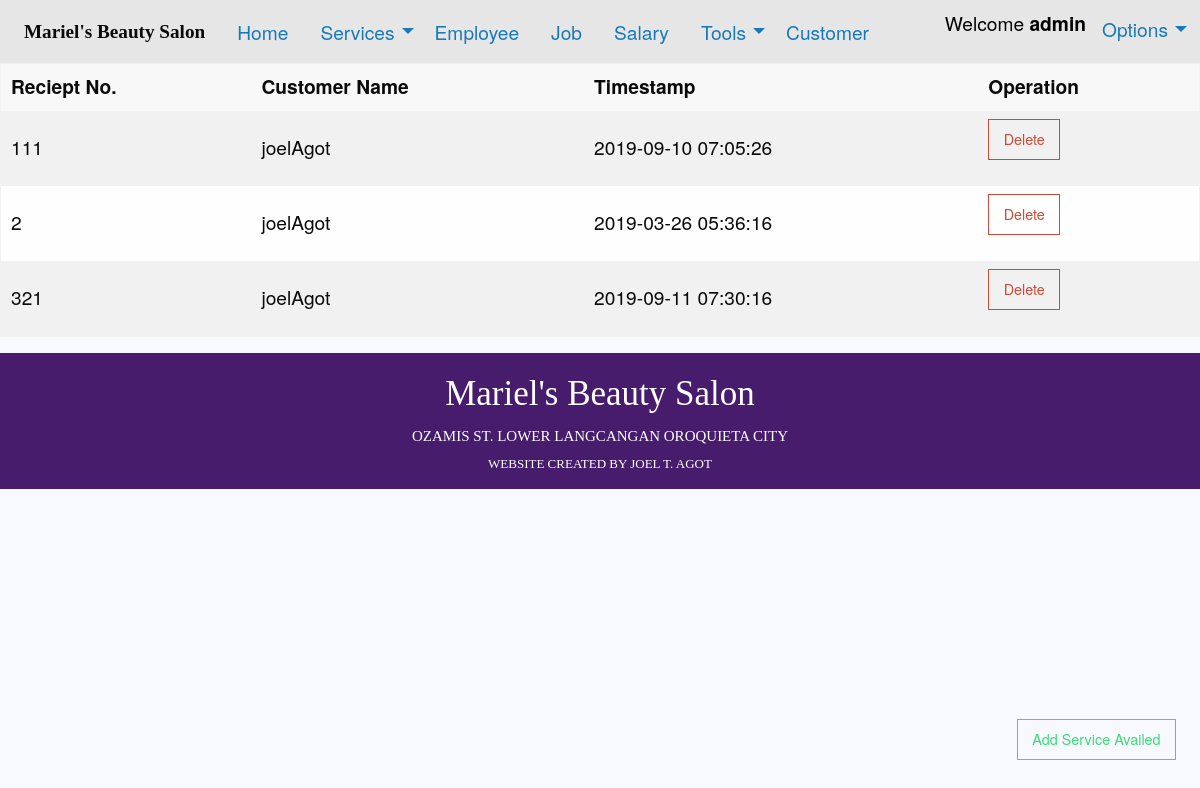
Page /service_availed.php (signed in) on the committed database.
### tables this page shows
CREATE TABLE `services_availed` (
  `reciept_no` varchar(30) NOT NULL,
  `customer_id` varchar(30) NOT NULL,
  `timestamp` timestamp NOT NULL DEFAULT current_timestamp() ON UPDATE current_timestamp()
);

CREATE TABLE `customer` (
  `customer_id` varchar(30) NOT NULL,
  `first_name` varchar(30) NOT NULL,
  `middle_name` varchar(30) NOT NULL,
  `last_name` varchar(30) NOT NULL,
  `Contact_no.` varchar(20) NOT NULL,
  `purok` varchar(30) NOT NULL,
  `barangay` varchar(30) NOT NULL,
  `city` varchar(30) NOT NULL,
  `zipcode` int(10) NOT NULL
);

### service_availed.php (the view, shortened to what this page needs)
<!doctype html>
<html class="no-js" lang="en" dir="ltr">
  <head>
    <?php include('assets/style.php') ?>
  </head>
<body>
  <?php include('assets/topbar_index.php') ?>
  <table>
    <thead>
      <tr>
        <th width="auto">Reciept No.</th>
        <th width="auto">Customer Name</th>
        <th width="auto">Timestamp</th>
        <th width="auto">Operation</th>
      </tr>
    </thead>
    <tbody>
      <tr>
    <?php
      $conn = mysqli_connect("localhost", "root", "", "beautysalon");
        $sql = "SELECT reciept_no,Customer.first_name,Customer.last_name,timestamp FROM `Services_availed` JOIN Customer ON Customer.customer_id=Services_availed.customer_id";
        $result = $conn->query($sql);
        if ($result->num_rows > 0) {
         while($row = $result->fetch_assoc()) {
          echo "<tr>
          <td>". $row["reciept_no"]. "</td>
          <td>" . $row["first_name"]. "".$row["last_name"]."</td>
          <td>" . $row["timestamp"] . "</td>
          ";
            ?>
          <td>
          <a onclick="confirm('Do you want to delete this data?')" href='delete_serv_availed.php?reciept_no=<?php echo $row["reciept_no"];?>' class='button hollow alert'>Delete</a></td></tr>
      <?php }
      echo "</table>";
      } else { echo "0 results"; }
    ?>
      <a type="button" href="create_serviceAvailed.php" class="button hollow success"  style="position: absolute;right: 2%;bottom: 3%">Add Service Availed</a>
  </body>
  <?php include('assets/down-bar_index.php') ?>
</html>

### foundation/css/app.css (style rules this page uses)
* { margin: 0px; padding: 0px; }
body { font-size: 120%; background: #F8F8FF; }

### rows in the picture
services_availed: reciept_no "111", customer.first_name "joel", customer.last_name "Agot", timestamp "2019-09-10 07:05:26"
services_availed: reciept_no "2", customer.first_name "joel", customer.last_name "Agot", timestamp "2019-03-26 05:36:16"
services_availed: reciept_no "321", customer.first_name "joel", customer.last_name "Agot", timestamp "2019-09-11 07:30:16"

### other values in the picture
$_SESSION['username'] "admin"
